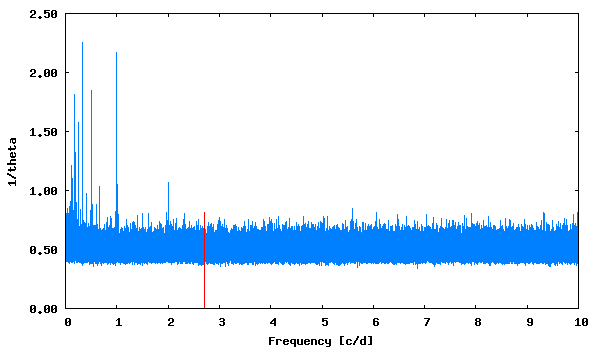

Here is the gnuplot script that generated this plot:
set term png size 600,350 medium
set colors classic
set output "phase_lc_10.lk.png"
set xlabel "Frequency [c/d]"
set ylabel "1/theta"
set format y "%5.2f"
plot [] "lk.periodogram" using 1:2 with lines linecolor 3 title "", "<echo '2.699977  0.81'" with impulses linecolor 1 title ""
 
